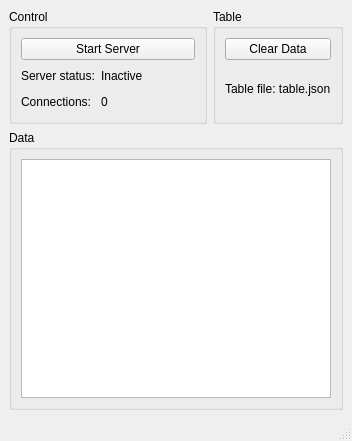
<?xml version="1.0" encoding="UTF-8"?>
<ui version="4.0">
 <class>MainWindow</class>
 <widget class="QMainWindow" name="MainWindow">
  <property name="geometry">
   <rect>
    <x>0</x>
    <y>0</y>
    <width>352</width>
    <height>441</height>
   </rect>
  </property>
  <property name="windowTitle">
   <string>KVS Server</string>
  </property>
  <widget class="QWidget" name="centralwidget">
   <layout class="QGridLayout" name="gridLayout">
    <item row="0" column="1">
     <widget class="QGroupBox" name="groupBox_3">
      <property name="title">
       <string>Table</string>
      </property>
      <layout class="QGridLayout" name="gridLayout_4">
       <item row="1" column="0">
        <widget class="QLabel" name="label_3">
         <property name="text">
          <string>Table file: table.json</string>
         </property>
        </widget>
       </item>
       <item row="0" column="0">
        <widget class="QPushButton" name="clearTableButton">
         <property name="text">
          <string>Clear Data</string>
         </property>
        </widget>
       </item>
      </layout>
     </widget>
    </item>
    <item row="0" column="0">
     <widget class="QGroupBox" name="groupBox_2">
      <property name="title">
       <string>Control</string>
      </property>
      <layout class="QGridLayout" name="gridLayout_3">
       <item row="1" column="1">
        <widget class="QLabel" name="serverStatus">
         <property name="text">
          <string>Inactive</string>
         </property>
        </widget>
       </item>
       <item row="2" column="1">
        <widget class="QLabel" name="connections">
         <property name="text">
          <string>0</string>
         </property>
        </widget>
       </item>
       <item row="1" column="2">
        <spacer name="horizontalSpacer_2">
         <property name="orientation">
          <enum>Qt::Horizontal</enum>
         </property>
         <property name="sizeHint" stdset="0">
          <size>
           <width>40</width>
           <height>20</height>
          </size>
         </property>
        </spacer>
       </item>
       <item row="2" column="0">
        <widget class="QLabel" name="label">
         <property name="text">
          <string>Connections:</string>
         </property>
        </widget>
       </item>
       <item row="2" column="2">
        <spacer name="horizontalSpacer">
         <property name="orientation">
          <enum>Qt::Horizontal</enum>
         </property>
         <property name="sizeHint" stdset="0">
          <size>
           <width>40</width>
           <height>20</height>
          </size>
         </property>
        </spacer>
       </item>
       <item row="1" column="0">
        <widget class="QLabel" name="label_2">
         <property name="text">
          <string>Server status:</string>
         </property>
        </widget>
       </item>
       <item row="0" column="0" colspan="3">
        <widget class="QPushButton" name="startServerButton">
         <property name="text">
          <string>Start Server</string>
         </property>
        </widget>
       </item>
      </layout>
     </widget>
    </item>
    <item row="1" column="0" colspan="2">
     <widget class="QGroupBox" name="groupBox">
      <property name="title">
       <string>Data</string>
      </property>
      <layout class="QGridLayout" name="gridLayout_2">
       <item row="0" column="0">
        <widget class="QTableView" name="table"/>
       </item>
      </layout>
     </widget>
    </item>
   </layout>
  </widget>
  <widget class="QMenuBar" name="menubar">
   <property name="geometry">
    <rect>
     <x>0</x>
     <y>0</y>
     <width>352</width>
     <height>21</height>
    </rect>
   </property>
  </widget>
  <widget class="QStatusBar" name="statusbar"/>
 </widget>
 <resources/>
 <connections/>
</ui>
